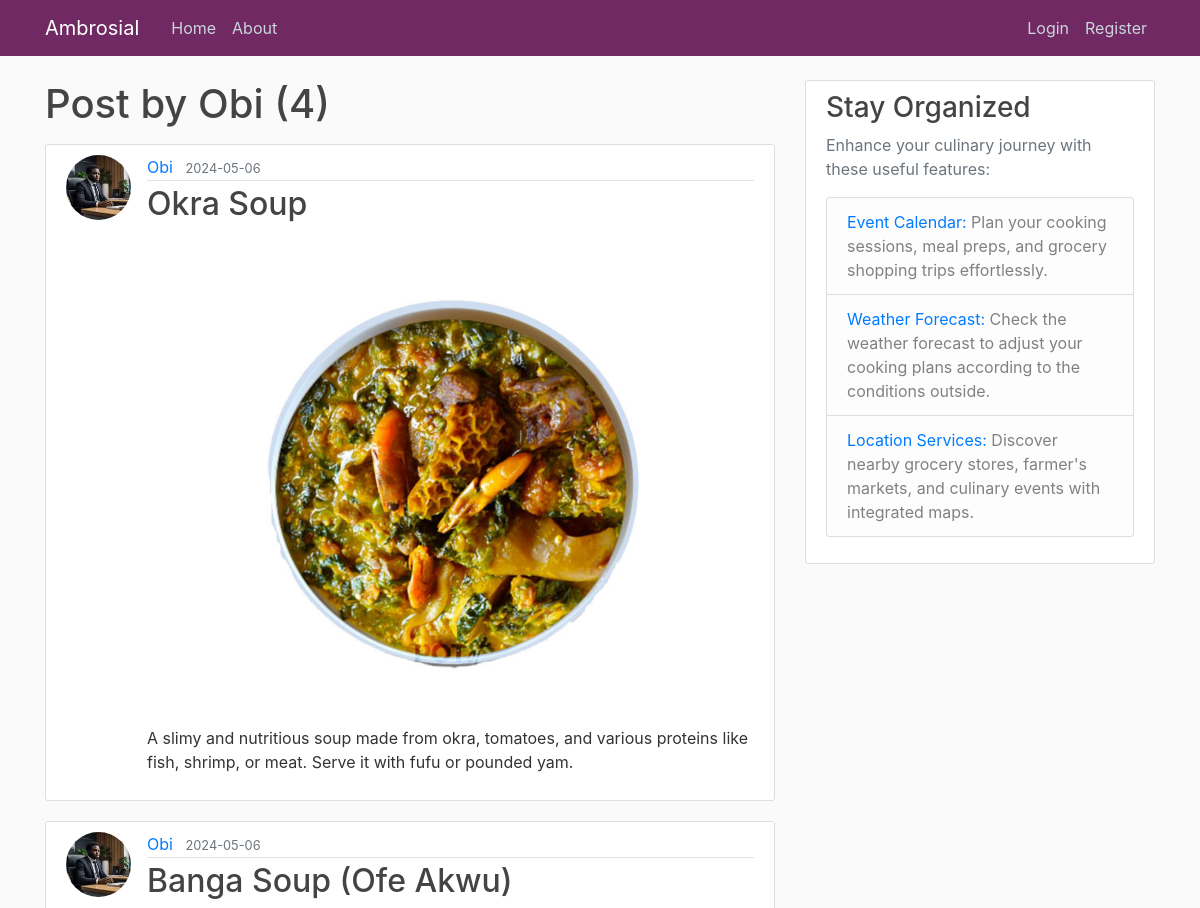
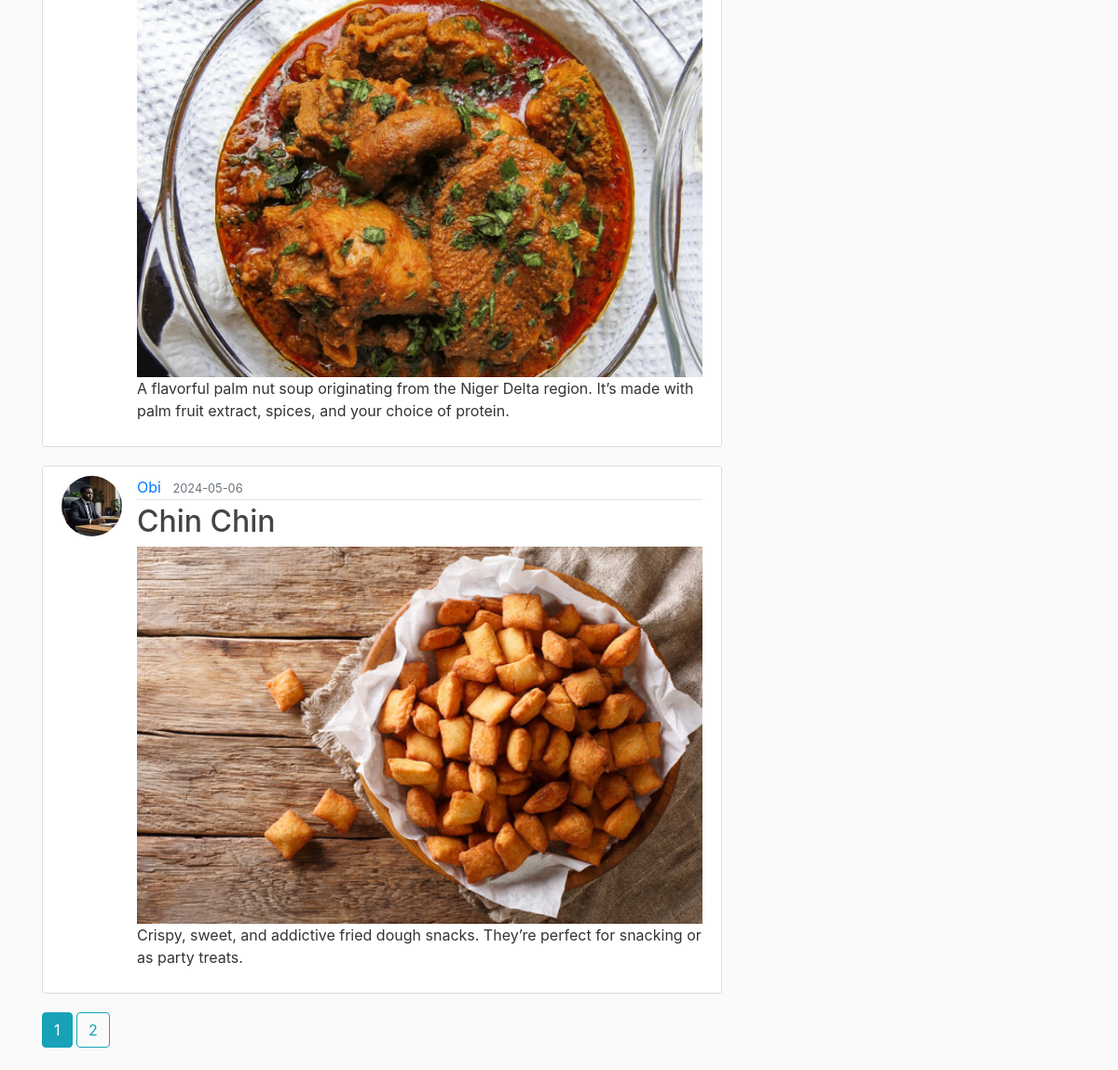
Page /user/Obi on the committed database (2 pictures, top to bottom).
### flask_ambrosial/models.py (models this page shows, shortened)
class User(db.Model, UserMixin):
    id = db.Column(db.Integer, primary_key=True)
    username = db.Column(db.String(20), unique=True, nullable=False)
    email = db.Column(db.String(120), unique=True, nullable=False)
    image_file = db.Column(db.String(20),
                           nullable=False, default='default.jpg')
    password = db.Column(db.String(60), nullable=False)
    """ Relationship with Post model, one-to-many
    relationship (one user can have multiple posts) """
    posts = db.relationship('Post', backref='author', lazy=True)

class Post(db.Model):
    id = db.Column(db.Integer, primary_key=True)
    title = db.Column(db.String(100), nullable=False)
    date_posted = db.Column(db.DateTime,
                            nullable=False,
                            default=datetime.now(timezone.utc))
    content = db.Column(db.Text, nullable=False)
    user_id = db.Column(db.Integer, db.ForeignKey('user.id'), nullable=False)
    image_filename = db.Column(db.String(100), nullable=False)

### flask_ambrosial/users/routes.py (the view)
@users.route("/user/<string:username>")
def user_posts(username):
    page = request.args.get('page', 1, type=int)
    user = User.query.filter_by(username=username).first_or_404()
    posts = Post.query.filter_by(author=user)\
        .order_by(Post.date_posted.desc())\
        .paginate(page=page, per_page=3)
    image_files = []
    for post in posts:
        image_files.append(url_for('static', filename='post_pics/' + post.image_filename))
    return render_template('user_posts.html', posts=posts, image_files=image_files, user=user)

### flask_ambrosial/templates/user_posts.html
{% extends "layout.html" %}
{% block content %}
    <h1 class="mb-3">Post by {{ user.username }} ({{ posts.total }})</h1>
    {% for post in posts.items %}
        <article class="media content-section">
            <img class="rounded-circle article-img" src="{{ url_for('static', filename='profile_pics/' + post.author.image_file) }}">
            <div class="media-body">
                <div class="article-metadata">
                    <a class="mr-2" href="{{ url_for('users.user_posts', username=post.author.username) }}">{{ post.author.username }}</a>
                    <small class="text-muted">{{ post.date_posted.strftime('%Y-%m-%d') }}</small>
                </div>
                <h2><a class="article-title" href="{{ url_for('posts.post', post_id=post.id) }}">{{ post.title }}</a></h2>
                {% if post.image_filename %}
                    <img src="{{ url_for('static', filename='post_pics/' + post.image_filename) }}" alt="{{ post.title }}" style="width:100%; border:none;">
                {% endif %}
                <p class="article-content">{{ post.content }}</p>
            </div>
        </article>
    {% endfor %}
    {% for page_num in posts.iter_pages(left_edge=1, right_edge=1, left_current=1, right_current=2) %}
        {% if page_num %}
            {% if posts.page == page_num %}
                <a class="btn btn-info mb-4" href="{{ url_for('users.user_posts', username=user.username, page=page_num) }}">{{ page_num }}</a>
            {% else %}
                <a class="btn btn-outline-info mb-4" href="{{ url_for('users.user_posts', username=user.username, page=page_num) }}">{{ page_num }}</a>
            {% endif %}
        {% endif %}
    {% endfor %}
{% endblock content %}

### flask_ambrosial/static/main.css (style rules this page uses)
body { background: #fafafa; color: #333333; margin-top: 5rem; }
h1, h2, h3, h4, h5, h6 { color: #444444; }
.content-section { background: #ffffff; padding: 10px 20px; border: 1px solid #dddddd; border-radius: 3px; margin-bottom: 20px; }
.article-title { color: #444444; }
.article-content { white-space: pre-line; }
.article-img { height: 65px; width: 65px; margin-right: 16px; }
.article-metadata { padding-bottom: 1px; margin-bottom: 4px; border-bottom: 1px solid #e3e3e3; }

### rows in the picture
User: username "Obi"
Post: image_file (picture), author.username "Obi", date_posted "2024-05-06", title "Okra Soup", image_filename (picture), content "A slimy and nutritious soup made from okra, tomatoes, and various proteins like fish, shrimp, or meat. Serve it with fufu or pounded yam."
Post: image_file (picture), author.username "Obi", date_posted "2024-05-06", title "Banga Soup (Ofe Akwu)", image_filename (picture), content "A flavorful palm nut soup originating from the Niger Delta region. It’s made with palm fruit extract, spices, and your choice of protein."
Post: image_file (picture), author.username "Obi", date_posted "2024-05-06", title "Chin Chin", image_filename (picture), content "Crispy, sweet, and addictive fried dough snacks. They’re perfect for snacking or as party treats."

### other values in the picture
{{ posts.total }} "4"
{{ page_num }} "1"
{{ page_num }} "2"
